Frame 1 (no input): blank canvas, image omitted
Frame 60 (the mouse pressed at the canvas centre just before this capture): blank canvas, image omitted
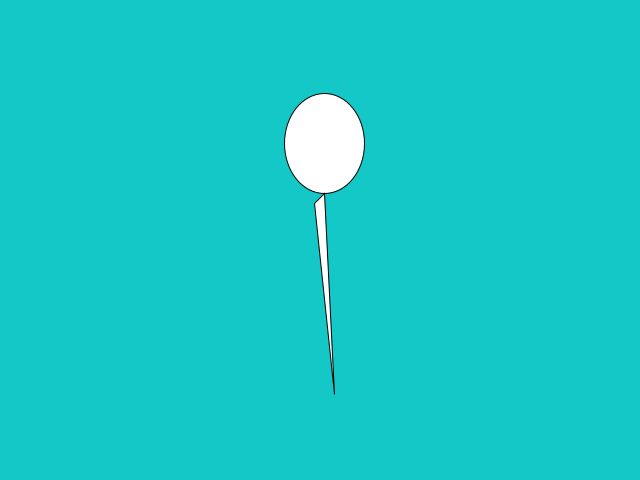
Frame 120 (the mouse held since frame 60 and released just before this capture)

The Processing sketch whose frames 1 and 60 were blank and that drew this single picture after the mouse press (run headless with seeded random() and noise(); from frame 60 on, the mouse is pressed at the canvas centre):

// Processing sketch: globos
// ── globos.pde
class Globo
{
  float x, y,vx,vy;
  Globo (float _x, float _y)
  {
   x=_x;
   y=_y; 
   vx=random(-0.25,0.25);
   vy=random(-2,-0.5);
  }

  void update()
  {
    y+=vy;
    x+=vx;
  }

  void dibujate()
  {
      ellipse(x,y,80,100);
      triangle(x,y+50,x-10,y+60,x+10,x+70);
  }
  
}

ArrayList<Globo> globos;


void setup()
{
  size(640,480);
  globos = new ArrayList<Globo>();  
}

void draw()
{
  background(20,200,200);
  for(int i=0;i<globos.size();i++)
  {
    globos.get(i).update();
    globos.get(i).dibujate();
  }
}

void mousePressed()
{
  globos.add(new Globo(mouseX,mouseY));
}
